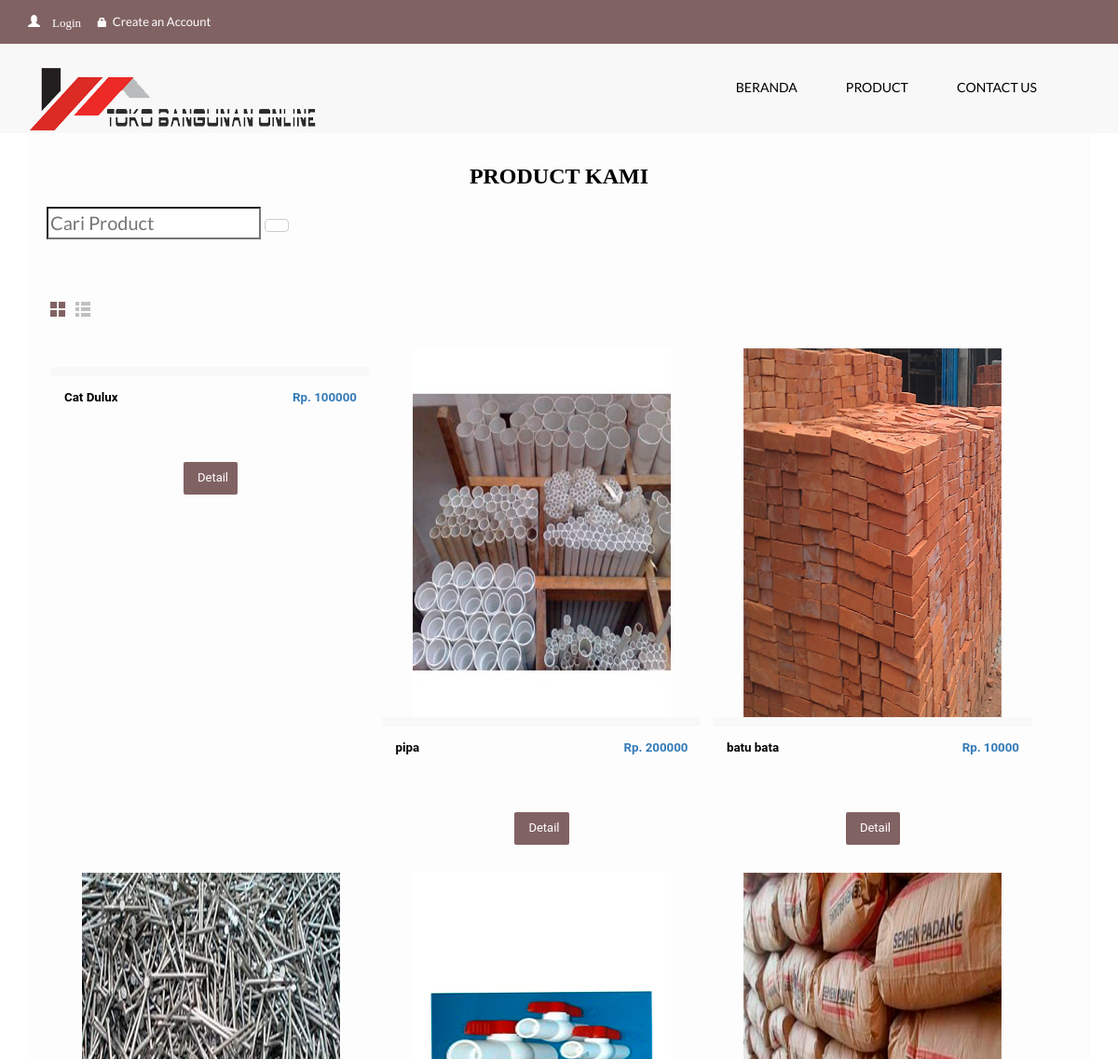
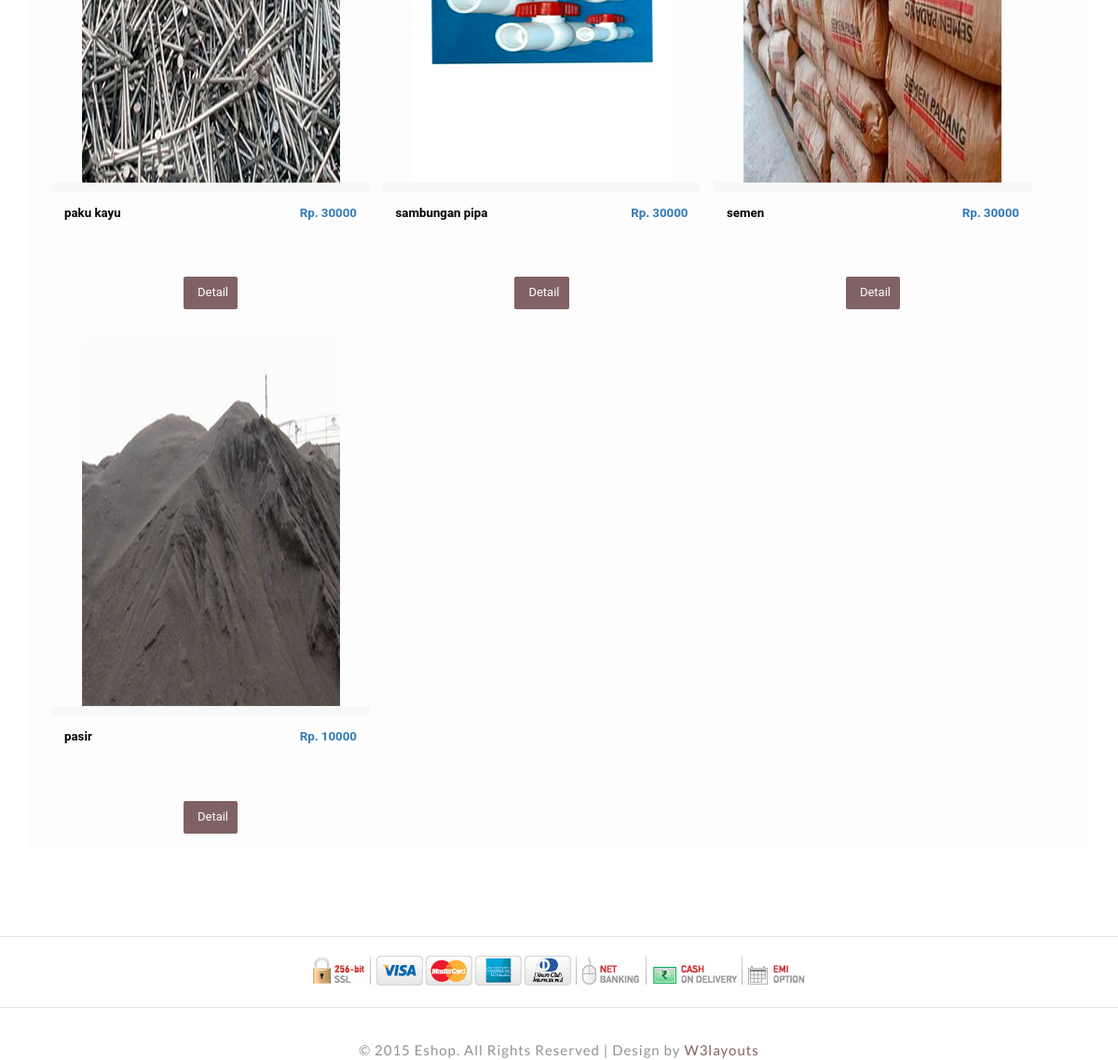
The app's page /index.php/welcome/search_keyword with its own data (2 pictures, top to bottom).
### tables this page shows
CREATE TABLE IF NOT EXISTS `barang` (
  `id_barang` int(100) NOT NULL AUTO_INCREMENT,
  `nama_barang` varchar(100) NOT NULL,
  `harga` int(11) NOT NULL,
  `deskripsi` varchar(100) NOT NULL,
  `stok` int(100) NOT NULL,
  `gambar` varchar(100) NOT NULL,
  PRIMARY KEY (`id_barang`)
);

### application/controllers/Welcome.php (called while the page is built, shortened)
	<?php
class Welcome extends CI_Controller {
	function __construct()
	{
		$this->load->model('User_model');
	}
	function search_keyword(){
		$nama_barang = $this->input->post('nama_barang');
		$data['result'] = $this->User_model->search($nama_barang);
		$this->load->view('pencarian',$data);
	}
}

### index.php (called while the page is built, shortened)
<?php
require_once BASEPATH.'core/CodeIgniter.php';

### application/models/User_model.php (called while the page is built, shortened)
<?php
class User_model extends CI_Model
{
	public $table_barang='barang';
	function search($nama_barang){
		$this->db->like('nama_barang',$nama_barang);
		$query = $this->db->get($this->table_barang);
		return $query->result();
	}
}
?>

### application/views/pencarian.php (the view, shortened to what this page needs)
<!DOCTYPE html>
<html>
<head>
	<?php $this->load->view('include/link_atas');?>
</head>
<body>
	<?php $this->load->view('include/header-nav'); ?>
	<div class="container">
		<div class="dreamcrub">
				<div class="mens-toolbar">
					<div class="contact-info">
						<h2>PRODUCT KAMI</h2>
					<div class="w3l_search">
					<form action="<?php echo site_url('Welcome/search_keyword');?>" method="post">
						<input type="search" name="nama_barang" placeholder="Cari Product" required="">
						<button type="submit" class="btn btn-default search" aria-label="Left Align">
						</button>
					</form>
				</div>
					</div>
				</div>
				<div id="cbp-vm" class="cbp-vm-switcher cbp-vm-view-grid">
					<div class="cbp-vm-options">
						<a href="#" class="cbp-vm-icon cbp-vm-grid cbp-vm-selected" data-view="cbp-vm-view-grid" title="grid">Grid View</a>
						<a href="#" class="cbp-vm-icon cbp-vm-list" data-view="cbp-vm-view-list" title="list">List View</a>
					</div>
					<div class="clearfix"></div>
					<ul>
						<?php if(count($result) > 0){
								foreach ($result as $key => $row) {
							?>
						<li>
							<a class="cbp-vm-image" href="<?php echo base_url()."index.php/welcome/Tampilan_batubata" ?>">
								<div class="simpleCart_shelfItem">
									<div class="view view-first">
										<div class="inner_content clearfix">
											<div class="product_image">
												<img src="<?php echo base_url()."product/images/".$row->gambar;?>" class="img-responsive" alt=""/>
												<div class="product_container">
													<div class="cart-left">
														<p class="title"><?php echo $row->nama_barang;?></p>
													</div>
													<div class="pricey"><span class="item_price">Rp. <?php echo $row->harga; ?></span></div>
													<div class="clearfix"></div>
												</div>
											</div>
										</div>
									</div>
								</a>
								<div class="cbp-vm-details">
								</div>
								<a class="cbp-vm-icon cbp-vm-add item_add" href="<?php echo site_url('Berandauser/DetailBarang/'.$row->id_barang);?>">Detail</a>
							</div>
						</li>
						<?php
							}
						}else{
							echo "Barang tidak ada";
						} ?>
	<div class="cards text-center">
		<img src="<?php echo base_url()."product/"; ?>images/cards.jpg" alt="" />
	</div>
 <div class="copyright text-center">
				<p>© 2015 Eshop. All Rights Reserved | Design by   <a href="http://w3layouts.com">  W3layouts</a></p>
		  </div>
</body>
</html>

### application/views/include/link_atas.php (shortened to what this page needs)
<link href="<?php echo base_url()."product/"; ?>css/bootstrap.css" rel='stylesheet' type='text/css' />
<link href="<?php echo base_url()."product/"; ?>css/style.css" rel="stylesheet" type="text/css" media="all" />
<link href="<?php echo base_url()."Product/"; ?>css/component.css" rel='stylesheet' type='text/css' />
<link rel="stylesheet" href="<?php echo base_url()."product/"; ?>css/flexslider.css" type="text/css" media="screen" />

### application/views/include/header-nav.php (shortened to what this page needs)
<div class="header">
		<div class="header-top-strip">
			<div class="container">
				<div class="header-top-left">
					<?php
					if(!$this->session->userdata("username") == true) {
						?>
						<ul>
							<li><a href="<?php echo site_url('Login_akun');?>"<span class="glyphicon glyphicon-user"> </span>Login</a></li>
							<li><a href="<?php echo site_url('User/tambah_Akun');?>"><span class="glyphicon glyphicon-lock"> </span>Create an Account</a></li>
						</ul>
					<?php
				} ?>
			</div>
</div>
</div>
</div>
<div class="banner-top">
	<div class="container">
		<nav class="navbar navbar-default" role="navigation">
			<div class="navbar-header">
				<img src="<?php echo base_url()."product/"; ?>images/logo2.png" alt="" />
			</div>
			<?php echo generate_sidemenu();?>
		</nav>
	</div>
</div>

### application/helpers/global_helper.php (shortened to what this page needs)
<?php  if ( ! defined("BASEPATH")) exit("No direct script access allowed");
	function generate_sidemenu()
	{
		return '<div class="collapse navbar-collapse" id="bs-example-navbar-collapse-1">
				<ul class="nav navbar-nav">
					<li><a href="'.site_url('Berandauser').'">Beranda</a></li>
					<li class="dropdown">
						<a href="'.site_url('Berandauser/Product').'"> PRODUCT </a>
						<ul class="dropdown-menu multi-column columns-2">
							<div class="row">
								<div class="col-sm-6">
									<ul class="multi-column-dropdown">
									</ul>
								</div>
								<div class="clearfix"></div>
							</div>
						</ul>
					</li>
					<li><a href="'.site_url('Berandauser/contact').'">CONTACT US</a></li>
				</ul>
			</div>';
	}

### product/css/style.css (style rules this page uses)
body { padding:0; margin:0; font-family: 'Lato-Regular'; background:#fff; }
body a { transition:0.5s all; -webkit-transition:0.5s all; -moz-transition:0.5s all; -o-transition:0.5s all; -ms-transition:0.5s all; }
h1,h2,h3,h4,h5,h6 { margin:0; font-family: 'PlayfairDisplay-Regular'; }
p { margin:0; }
ul { margin:0; padding:0; }
.header-top-strip { padding:8px 0 14px 0; background-color:#816263; }
.header-top-left ul li { display: inline-block; margin-right:15px; }
.header-top-left ul li a { color:#fff; text-decoration:none; font-size:13px; }
span.glyphicon.glyphicon-user,span.glyphicon.glyphicon-lock { font-size: 10px; vertical-align: initial; margin-right: 6px; }
.header-top-left { float: left; margin-top:5px; }
.banner-top { padding-top: 25px; background-color: #f8f8f8; }
.navbar-default { background-color: transparent; border-color: transparent; }
.navbar-default .navbar-nav > li > a { color: #000; text-transform: uppercase; border: 1px solid #f8f8f8; margin:0 10px; padding-top: 10px; padding-bottom: 10px; }
.navbar-nav { float: right; margin: 0; }
.navbar-collapse.collapse { padding: 0; }
.navbar { position: relative; min-height: 50px; margin-bottom: 0px; }
.navbar-header { float: left; width: 35%; }
.cards.text-center { border-top: 1px solid #E7E7E7; border-bottom: 1px solid #E7E7E7; margin: 40px 0; padding: 25px 0; }
.copyright p { font-size: 15px; font-weight: 400; color: #929292; letter-spacing: 1px; }
.copyright p a { color:#816263; }
p.title { color: #000; font-size: 0.95em; font-weight: bold; }
.cart-left { float: left; margin-right: 2.6%; }
p.title { color: #000; font-size: 0.95em; font-weight: 700; margin:0; }
.pricey { float: right; font-weight: bold; font-size: 0.95em; }
.product_image { position: relative; }
.product_container { padding: 1em; }
.mens-toolbar { margin: 23px 0; font-size: 20px; }
.product_container { padding: 1em; border-top: 10px solid #f8f8f8; }
.dreamcrub { margin: 15px 0 60px 0; background-color: #FDFDFD; padding: 10px 20px; }
.contact-info { margin-bottom: 40px; }
.contact-info h2 { text-align: center; margin: 0 0 20px 0; font-size: 24px; color: #000000; font-weight: 600; text-transform: uppercase; padding: 0; }
.grid_5 h1, h2, h3, h4, h5, h6 { padding: 12px 0; }
@media screen and (max-width: 1366px) { .cards.text-center { margin: 35px 0; padding: 20px 0; } }
@media screen and (max-width: 1366px) { .dreamcrub { margin: 0px 0 60px 0; } }
@media screen and (max-width: 1280px) { .navbar-nav { margin-right: 30px; } }

### product/css/component.css (style rules this page uses)
.cbp-vm-switcher { font-family: 'Roboto', sans-serif; }
.cbp-vm-options { text-align:left; float: left; }
.cbp-vm-options a { display: inline-block; width:20px; height:20px; overflow: hidden; white-space: nowrap; color: #d0d0d0; margin: 2px; }
a.cbp-vm-icon.cbp-vm-grid.cbp-vm-selected { background: url(../images/grid_view.png)no-repeat; }
.cbp-vm-options a:before { width: 40px; height: 40px; line-height: 40px; font-size: 30px; text-align: center; display: inline-block; }
.cbp-vm-switcher ul { list-style: none; padding: 0; margin: 0; }
.cbp-vm-switcher ul:before, .cbp-vm-switcher ul:after { content: " "; display: table; }
.cbp-vm-switcher ul:after { clear: both; }
.cbp-vm-switcher ul li { display: block; position: relative; }
.cbp-vm-image { display: block; margin: 0 auto; }
.cbp-vm-image img { display: inline-block; max-width: 100%; border: none; }
.cbp-vm-add { color: #fff; background:#816263; padding: 8px 10px; border-radius: 2px; margin: 20px 0 0; display: inline-block; font-size: 13px; }
.cbp-vm-add:before { margin-right: 5px; }
.cbp-vm-grid:before { content: " "; background: url(../images/grid_view.png)no-repeat; }
.cbp-vm-list:before { content: " "; background: url(../images/list_view.png)no-repeat; }
.cbp-vm-add:before { content: " "; }
.cbp-vm-view-grid ul li { width: 32%; text-align: center; margin: 20px 0 0; display: inline-block; min-height: 420px; vertical-align: top; padding:5px; }
.cbp-vm-view-grid .cbp-vm-details { max-width: 300px; min-height: 25px; margin: 0 auto; color: #999; font-size: 0.9em; }

### records on screen
barang: nama_barang "Cat Dulux", harga "100000"
barang: gambar (picture), nama_barang "pipa", harga "200000"
barang: gambar (picture), nama_barang "batu bata", harga "10000"
barang: gambar (picture), nama_barang "paku kayu", harga "30000"
barang: gambar (picture), nama_barang "sambungan pipa", harga "30000"
barang: gambar (picture), nama_barang "semen", harga "30000"
barang: gambar (picture), nama_barang "pasir", harga "10000"
